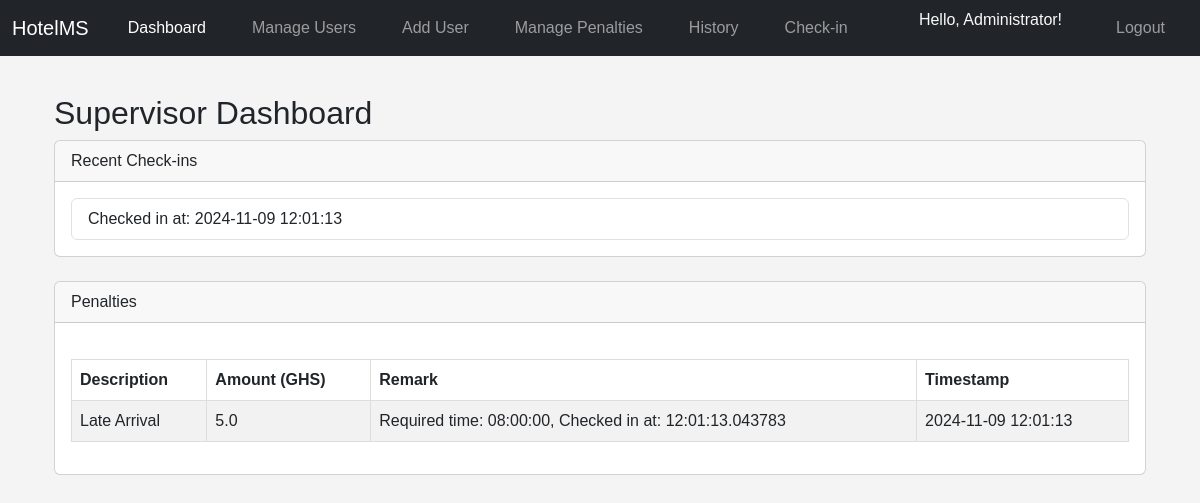
The page /dashboard (signed in) on the database as committed earlier.
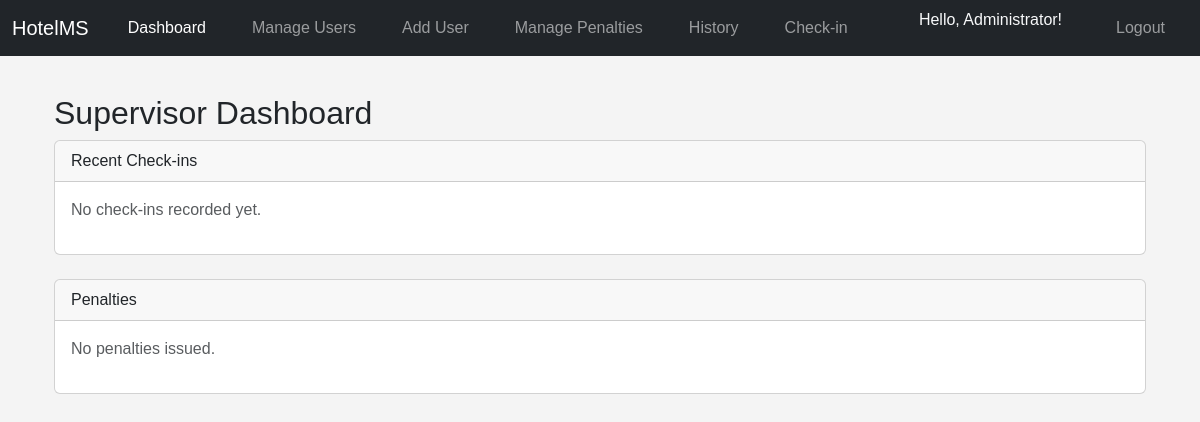
The same page on the database as committed later.
### models.py (models this page shows)
class User(UserMixin, db.Model):
    __tablename__ = 'users'
    id = db.Column(db.Integer, primary_key=True)
    full_name = db.Column(db.String(150), nullable=False)
    username = db.Column(db.String(150), unique=True, nullable=False)
    password = db.Column(db.String(150), nullable=False)
    role = db.Column(db.String(50), nullable=False)
    job_role = db.Column(db.String(50), nullable=True)  # New field for job role

class Checkin(db.Model):
    __tablename__ = 'checkins'
    id = db.Column(db.Integer, primary_key=True)
    user_id = db.Column(db.Integer, db.ForeignKey('users.id'), nullable=False)
    timestamp = db.Column(db.DateTime, default=datetime.utcnow)
    is_archived = db.Column(db.Boolean, default=False)
    user = db.relationship('User', backref=db.backref('checkins', lazy=True))

class Penalty(db.Model):
    __tablename__ = 'penalties'
    id = db.Column(db.Integer, primary_key=True)
    user_id = db.Column(db.Integer, db.ForeignKey('users.id'), nullable=False)
    description = db.Column(db.String(255), nullable=False)
    amount = db.Column(db.Float, nullable=False)
    remark = db.Column(db.String(255))
    timestamp = db.Column(db.DateTime, default=datetime.utcnow)
    is_archived = db.Column(db.Boolean, default=False)
    user = db.relationship('User', backref=db.backref('penalties', lazy=True))

### app.py (the view)
@app.route('/dashboard')
@login_required
def dashboard():
    checkins = Checkin.query.filter_by(user_id=current_user.id).all()
    penalties = Penalty.query.filter_by(user_id=current_user.id).all()
    return render_template('dashboard.html', checkins=checkins, penalties=penalties, job_role=current_user.job_role)

### app.py (called while the page is built)
@login_manager.user_loader
def load_user(user_id):
    return User.query.get(int(user_id))

### templates/dashboard.html
{% extends "base.html" %}
{% block content %}
<div class="container mt-4">
    <h2>{{ job_role }} Dashboard</h2>
    <div class="card mb-4">
        <div class="card-header">
            Recent Check-ins
        </div>
        <div class="card-body">
            {% if checkins %}
                <ul class="list-group">
                    {% for checkin in checkins %}
                        <li class="list-group-item">
                            Checked in at: {{ checkin.timestamp.strftime('%Y-%m-%d %H:%M:%S') }}
                        </li>
                    {% endfor %}
                </ul>
            {% else %}
                <p class="text-muted">No check-ins recorded yet.</p>
            {% endif %}
        </div>
    </div>
    <div class="card mb-4">
        <div class="card-header">
            Penalties
        </div>
        <div class="card-body">
            {% if penalties %}
                <table class="table table-striped">
                    <thead>
                        <tr>
                            <th>Description</th>
                            <th>Amount (GHS)</th>
                            <th>Remark</th>
                            <th>Timestamp</th>
                        </tr>
                    </thead>
                    <tbody>
                        {% for penalty in penalties %}
                            <tr>
                                <td>{{ penalty.description }}</td>
                                <td>{{ penalty.amount }}</td>
                                <td>{{ penalty.remark }}</td>
                                <td>{{ penalty.timestamp.strftime('%Y-%m-%d %H:%M:%S') }}</td>
                            </tr>
                        {% endfor %}
                    </tbody>
                </table>
            {% else %}
                <p class="text-muted">No penalties issued.</p>
            {% endif %}
        </div>
    </div>
</div>
{% endblock %}

### templates/base.html (shortened to what this page needs)
<!DOCTYPE html>
<html lang="en">
<head>
    <link href="https://cdn.jsdelivr.net/npm/bootstrap@5.3.0/dist/css/bootstrap.min.css" rel="stylesheet">
    <link href="{{ url_for('static', filename='css/styles.css') }}" rel="stylesheet">
</head>
<body>
    <nav class="navbar navbar-expand-lg navbar-dark bg-dark fixed-top">
        <div class="container-fluid">
            <a class="navbar-brand" href="{{ url_for('dashboard') }}">HotelMS</a>
            <div class="collapse navbar-collapse" id="navbarNavDropdown">
                {% if current_user.is_authenticated %}
                <ul class="navbar-nav me-auto mb-2 mb-lg-0">
                    {% if current_user.role != 'chairman' %}
                    <li class="nav-item">
                        <a class="nav-link{% if request.endpoint == 'dashboard' %} active{% endif %}" href="{{ url_for('dashboard') }}">Dashboard</a>
                    </li>
                    {% endif %}
                    {% if current_user.role == 'manager' %}
                    <li class="nav-item">
                        <a class="nav-link{% if request.endpoint == 'manage_users' %} active{% endif %}" href="{{ url_for('manage_users') }}">Manage Users</a>
                    </li>
                    <li class="nav-item">
                        <a class="nav-link{% if request.endpoint == 'register' %} active{% endif %}" href="{{ url_for('register') }}">Add User</a>
                    </li>
                    <li class="nav-item">
                        <a class="nav-link{% if request.endpoint == 'manage_penalties' %} active{% endif %}" href="{{ url_for('manage_penalties') }}">Manage Penalties</a>
                    </li>
                    <li class="nav-item">
                        <a class="nav-link{% if request.endpoint == 'history' %} active{% endif %}" href="{{ url_for('history') }}">History</a>
                    </li>
                    {% elif current_user.role == 'chairman' %}
                    <li class="nav-item">
                        <a class="nav-link{% if request.endpoint == 'chairman_dashboard' %} active{% endif %}" href="{{ url_for('chairman_dashboard') }}">Chairman Dashboard</a>
                    </li>
                    {% endif %}
                    {% if current_user.role != 'chairman' %}
                    <li class="nav-item">
                        <a class="nav-link{% if request.endpoint == 'checkin' %} active{% endif %}" href="{{ url_for('checkin') }}">Check-in</a>
                    </li>
                    {% endif %}
                </ul>
                <ul class="navbar-nav">
                    <li class="nav-item">
                        <span class="navbar-text text-light me-3">Hello, {{ current_user.full_name }}!</span>
                    </li>
                    <li class="nav-item">
                        <a class="nav-link" href="{{ url_for('logout') }}">Logout</a>
                    </li>
                </ul>
                {% else %}
                <ul class="navbar-nav ms-auto">
                    <li class="nav-item">
                        <a class="nav-link{% if request.endpoint == 'login' %} active{% endif %}" href="{{ url_for('login') }}">Login</a>
                    </li>
                </ul>
                {% endif %}
            </div>
        </div>
    </nav>
    <div class="container">
        {% block content %}{% endblock %}
    </div>
</body>
</html>

### static/css/styles.css (style rules this page uses)
body { font-family: Arial, sans-serif; margin: 0; padding: 0; background-color: #f4f4f4; }
nav ul { list-style: none; padding: 0; text-align: center; }
nav ul li { display: inline; margin: 0 15px; }
nav ul li a { color: #fff; text-decoration: none; }

### templates/base.html (style rules this page uses)
body { padding-top: 70px; }

Rows that differ between the two databases and show on the page:
removed Checkin: timestamp "2024-11-09 12:01:13"
removed Penalty: description "Late Arrival", amount "5.0", remark "Required time: 08:00:00, Checked in at: 12:01:13.043783", timestamp "2024-11-09 12:01:13"
Other text that changed with them:
text no longer shown: "Description Amount (GHS) Remark Timestamp"
text now shown: "No check-ins recorded yet. No penalties issued."
